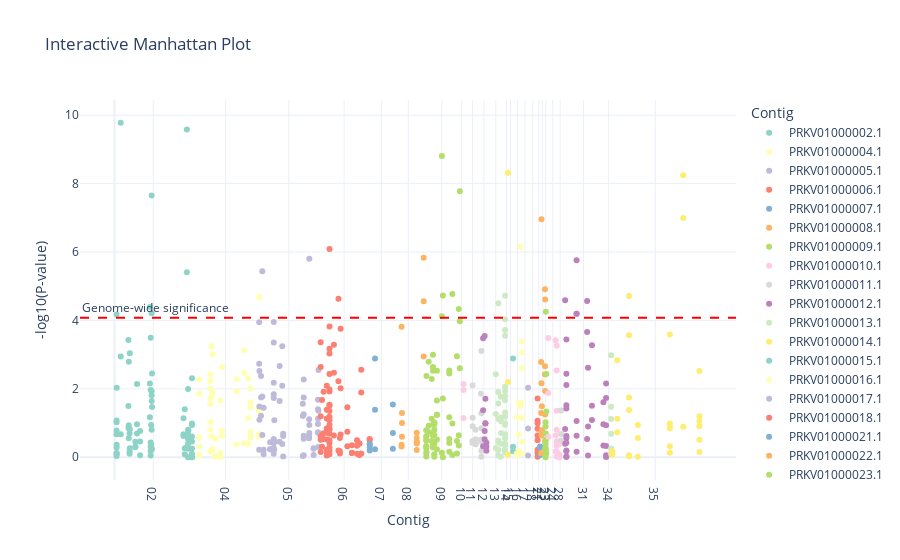

The notebook cell this image was saved under:
### Code cell
import pandas as pd
import numpy as np
import plotly.express as px
import plotly.graph_objects as go

# Assuming results_df is already defined and contains columns: contig, position, p_value, annotation
# Sort chromosomes naturally (1, 2, ..., X)
results_df['Chromosome'] = pd.Categorical(
    results_df['contig'], 
    categories=sorted(results_df['contig'].unique(), key=lambda x: (not x.isdigit(), x)),
    ordered=True
)
results_df = results_df.sort_values(['Chromosome', 'position'])

# Add a column for -log10(P-value)
results_df['-log10(P-value)'] = -np.log10(results_df['p_value'])

# Generate chromosome-specific positions
chrom_offsets = {}
cumulative_position = 0
ticks = []

for chrom in results_df['Chromosome'].cat.categories:
    chrom_data = results_df[results_df['Chromosome'] == chrom]
    chrom_offsets[chrom] = cumulative_position
    results_df.loc[results_df['Chromosome'] == chrom, 'Cumulative Position'] = (
        chrom_data['position'] + cumulative_position
    )
    ticks.append(cumulative_position + (chrom_data['position'].max() / 2))
    cumulative_position += chrom_data['position'].max()

# Create interactive scatter plot
fig = px.scatter(
    results_df,
    x='Cumulative Position',
    y='-log10(P-value)',
    color='Chromosome',
    hover_data={
        'Chromosome': True,
        'position': True,
        'p_value': True,
        'annotation_as_str': True,  # Include annotation in hover data
        'Cumulative Position': False  # Hide cumulative position from hover
    },
    title='Interactive Manhattan Plot',
    labels={'Cumulative Position': 'Chromosome', '-log10(P-value)': '-log10(P-value)'},
    color_discrete_sequence=px.colors.qualitative.Set3
)

# Add genome-wide significance threshold
significance_threshold = -np.log10(5e-2/600)
fig.add_hline(
    y=significance_threshold,
    line_dash="dash",
    line_color="red",
    annotation_text="Genome-wide significance",
    annotation_position="top left"
)


labels = [x[10:-2] for x in  results_df['Chromosome'].cat.categories]

# Customize axis
fig.update_layout(
    xaxis=dict(
        title='Contig',
        tickvals=ticks,
        ticktext=labels
    ),
    yaxis=dict(title='-log10(P-value)'),
    legend_title='Contig',
    template='plotly_white'
)

# Show the plot
fig.show()

### Figure 1 — Plotly figure (JSON) as saved in the notebook; plotly's stock layout.template omitted (floating-point values rounded to 4 significant figures; data arrays with more than 128 entries replaced by an {"elided": "..."} marker saying what was removed)
{"data": [{"customdata": {"elided": "84x4 mixed values"}, "hovertemplate": "-log10(P-value)=%{y}<br>position=%{customdata[1]}<br>p_value=%{customdata[2]}<br>annotation_as_str=%{customdata[3]}<extra></extra>", "legendgroup": "PRKV01000002.1", "marker": {"color": "rgb(141,211,199)", "symbol": "circle"}, "mode": "markers", "name": "PRKV01000002.1", "orientation": "v", "showlegend": true, "type": "scatter", "x": [13730, 13730, 13730, 13915, 13915, 13915, 13938, 13938, 13938, 14581, 14581, 14581, 42521, 42521, 42521, 95242, 95242, 95242, 97759, 97759, 97759, 103364, 103364, 103364, 104934, 104934, 104934, 143111, 143111, 143111, 154373, 154373, 154373, 175438, 175438, 175438, 242876, 242876, 242876, 248420, 248420, 248420, 248426, 248426, 248426, 251180, 251180, 251180, 254882, 254882, 254882, 254883, 254883, 254883, 257590, 257590, 257590, 473718, 473718, 473718, 482545, 482545, 482545, 496961, 496961, 496961, 504914, 504914, 504914, 505419, 505419, 505419, 507796, 507796, 507796, 531981, 531981, 531981, 531984, 531984, 531984, 532074, 532074, 532074], "xaxis": "x", "y": [0.1281, 1.025, 0.6721, 0.7825, 0.2827, 0.08559, 4.171, 0.03455, 1.073, 0.1068, 0.3684, 2.034, 9.779, 2.944, 0.6745, 0.8562, 3.426, 1.5, 0.5544, 2.79, 0.9351, 0.6946, 0.1648, 0.1021, 3.042, 0.8089, 0.2635, 0.4547, 0.2966, 0.3117, 2.143, 0.6918, 0.9617, 0.06015, 0.4642, 0.7656, 4.391, 1.17, 2.158, 1.967, 0.1859, 3.495, 0.4302, 0.05005, 0.304, 0.9427, 0.2846, 0.3666, 1.931, 4.214, 1.814, 7.65, 0.8077, 1.645, 2.449, 1.473, 0.2429, 1.139, 0.6731, 0.6245, 1.4, 0.2618, 0.09134, 9.578, 0.2931, 5.408, 0.2771, 0.39, 0.003781, 0.5299, 1.999, 0.8054, 0.2461, 0.7741, 0.6464, 0.9424, 0.0007138, 0.9864, 0.001521, 0.2549, 0.6041, 0.4644, 0.1013, 2.312], "yaxis": "y"}, {"customdata": {"elided": "51x4 mixed values"}, "hovertemplate": "-log10(P-value)=%{y}<br>position=%{customdata[1]}<br>p_value=%{customdata[2]}<br>annotation_as_str=%{customdata[3]}<extra></extra>", "legendgroup": "PRKV01000004.1", "marker": {"color": "rgb(255,255,179)", "symbol": "circle"}, "mode": "markers", "name": "PRKV01000004.1", "orientation": "v", "showlegend": true, "type": "scatter", "x": [581144, 581144, 581144, 581212, 581212, 581212, 658385, 658385, 658385, 658440, 658440, 658440, 658445, 658445, 658445, 665721, 665721, 665721, 673868, 673868, 673868, 693231, 693231, 693231, 726506, 726506, 726506, 738408, 738408, 738408, 837973, 837973, 837973, 891190, 891190, 891190, 919574, 919574, 919574, 934764, 934764, 934764, 935044, 935044, 935044, 992628, 992628, 992628, 994060, 994060, 994060], "xaxis": "x", "y": [1.862, 0.5839, 0.3156, 2.271, 0.07184, 0.04294, 2.418, 1.715, 0.1735, 2.01, 2.232, 0.1709, 0.808, 1.552, 1.032, 3.247, 1.768, 0.6092, 3.013, 1.898, 0.2328, 0.5451, 0.04359, 0.01205, 0.1265, 0.005213, 1.659, 0.7703, 0.6256, 2.639, 1.933, 2.278, 0.3704, 3.127, 0.4086, 2.461, 1.146, 0.3874, 2.307, 1.598, 1.453, 0.5682, 0.6306, 2.019, 0.7369, 0.6774, 1.455, 0.6071, 4.688, 1.343, 0.2148], "yaxis": "y"}, {"customdata": {"elided": "66x4 mixed values"}, "hovertemplate": "-log10(P-value)=%{y}<br>position=%{customdata[1]}<br>p_value=%{customdata[2]}<br>annotation_as_str=%{customdata[3]}<extra></extra>", "legendgroup": "PRKV01000005.1", "marker": {"color": "rgb(190,186,218)", "symbol": "circle"}, "mode": "markers", "name": "PRKV01000005.1", "orientation": "v", "showlegend": true, "type": "scatter", "x": [994061, 994061, 994061, 995489, 995489, 995489, 1006782, 1006782, 1006782, 1015719, 1015719, 1015719, 1024429, 1024429, 1024429, 1069448, 1069448, 1069448, 1094086, 1094086, 1094086, 1094090, 1094090, 1094090, 1094092, 1094092, 1094092, 1098151, 1098151, 1098151, 1134449, 1134449, 1134449, 1152830, 1152830, 1152830, 1159041, 1159041, 1159041, 1293772, 1293772, 1293772, 1300131, 1300131, 1300131, 1300132, 1300132, 1300132, 1337387, 1337387, 1337387, 1338684, 1338684, 1338684, 1368248, 1368248, 1368248, 1398179, 1398179, 1398179, 1398186, 1398186, 1398186, 1401623, 1401623, 1401623], "xaxis": "x", "y": [0.2221, 2.734, 3.95, 1.481, 2.523, 1.099, 2.375, 1.744, 1.214, 1.774, 0.6502, 5.44, 0.2165, 0.08663, 1.444, 0.2314, 0.2367, 0.4384, 0.271, 0.5321, 0.4082, 2.182, 1.843, 0.1049, 3.955, 1.736, 3.356, 0.2297, 0.4585, 1.08, 2.668, 1.646, 0.4502, 2.094, 0.3854, 3.244, 0.02363, 0.6215, 0.6906, 1.564, 1.207, 0.03392, 2.274, 1.75, 0.5386, 1.257, 0.06218, 0.6264, 1.115, 0.6389, 0.5543, 5.803, 0.9452, 0.7088, 0.2526, 0.06309, 0.2629, 1.405, 1.679, 0.9735, 1.128, 0.7313, 0.7184, 2.553, 1.362, 0.3023], "yaxis": "y"}, {"customdata": {"elided": "72x4 mixed values"}, "hovertemplate": "-log10(P-value)=%{y}<br>position=%{customdata[1]}<br>p_value=%{customdata[2]}<br>annotation_as_str=%{customdata[3]}<extra></extra>", "legendgroup": "PRKV01000006.1", "marker": {"color": "rgb(251,128,114)", "symbol": "circle"}, "mode": "markers", "name": "PRKV01000006.1", "orientation": "v", "showlegend": true, "type": "scatter", "x": [1416585, 1416585, 1416585, 1416600, 1416600, 1416600, 1426093, 1426093, 1426093, 1436940, 1436940, 1436940, 1458320, 1458320, 1458320, 1458449, 1458449, 1458449, 1458466, 1458466, 1458466, 1477094, 1477094, 1477094, 1477098, 1477098, 1477098, 1477120, 1477120, 1477120, 1477183, 1477183, 1477183, 1477197, 1477197, 1477197, 1477202, 1477202, 1477202, 1477269, 1477269, 1477269, 1507711, 1507711, 1507711, 1538965, 1538965, 1538965, 1548697, 1548697, 1548697, 1553814, 1553814, 1553814, 1600032, 1600032, 1600032, 1631448, 1631448, 1631448, 1666962, 1666962, 1666962, 1682488, 1682488, 1682488, 1695740, 1695740, 1695740, 1753570, 1753570, 1753570], "xaxis": "x", "y": [3.365, 1.196, 0.5129, 2.641, 0.6011, 0.1514, 1.677, 0.6591, 0.309, 0.7053, 1.916, 0.5322, 1.39, 0.8415, 0.0534, 2.089, 0.2211, 0.516, 0.146, 0.7155, 1.134, 0.1995, 0.8032, 1.924, 0.4208, 1.535, 1.084, 1.512, 0.9464, 0.687, 3.173, 1.349, 0.08653, 6.087, 1.182, 0.2864, 3.032, 1.983, 0.4981, 3.823, 2.433, 0.8367, 2.473, 3.292, 0.636, 4.633, 0.1987, 2.219, 0.1742, 0.5657, 0.1113, 2.016, 0.6638, 3.756, 0.7449, 0.3227, 1.459, 0.1358, 0.3544, 0.1229, 0.09991, 0.3343, 0.499, 0.4116, 0.06788, 0.3985, 2.559, 0.1124, 1.895, 0.5036, 0.378, 0.5326], "yaxis": "y"}, {"customdata": [["PRKV01000007.1", 375, 0.409, "sodium:alanine symporter"], ["PRKV01000007.1", 375, 0.6329, "sodium:alanine symporter"], ["PRKV01000007.1", 375, 0.4971, "sodium:alanine symporter"], ["PRKV01000007.1", 36669, 0.001305, "None"], ["PRKV01000007.1", 36669, 0.5832, "None"], ["PRKV01000007.1", 36669, 0.04053, "None"], ["PRKV01000007.1", 159287, 0.1942, "None"], ["PRKV01000007.1", 159287, 0.559, "None"], ["PRKV01000007.1", 159287, 0.02861, "None"]], "hovertemplate": "-log10(P-value)=%{y}<br>position=%{customdata[1]}<br>p_value=%{customdata[2]}<br>annotation_as_str=%{customdata[3]}<extra></extra>", "legendgroup": "PRKV01000007.1", "marker": {"color": "rgb(128,177,211)", "symbol": "circle"}, "mode": "markers", "name": "PRKV01000007.1", "orientation": "v", "showlegend": true, "type": "scatter", "x": [1753945, 1753945, 1753945, 1790239, 1790239, 1790239, 1912857, 1912857, 1912857], "xaxis": "x", "y": [0.3883, 0.1987, 0.3035, 2.884, 0.2342, 1.392, 0.7117, 0.2526, 1.544], "yaxis": "y"}, {"customdata": [["PRKV01000008.1", 59819, 0.0001528, "None"], ["PRKV01000008.1", 59819, 0.4835, "None"], ["PRKV01000008.1", 59819, 0.4318, "None"], ["PRKV01000008.1", 62602, 0.1004, "flagellar hook-associated protein FlgK"], ["PRKV01000008.1", 62602, 0.25, "flagellar hook-associated protein FlgK"], ["PRKV01000008.1", 62602, 0.05101, "flagellar hook-associated protein FlgK"], ["PRKV01000008.1", 164022, 0.3585, "None"], ["PRKV01000008.1", 164022, 0.6154, "None"], ["PRKV01000008.1", 164022, 0.1912, "None"], ["PRKV01000008.1", 164118, 0.275, "None"], ["PRKV01000008.1", 164118, 0.3564, "None"], ["PRKV01000008.1", 164118, 0.399, "None"], ["PRKV01000008.1", 211819, 2.749e-05, "serine protease"], ["PRKV01000008.1", 211819, 0.001132, "serine protease"], ["PRKV01000008.1", 211819, 1.469e-06, "serine protease"]], "hovertemplate": "-log10(P-value)=%{y}<br>position=%{customdata[1]}<br>p_value=%{customdata[2]}<br>annotation_as_str=%{customdata[3]}<extra></extra>", "legendgroup": "PRKV01000008.1", "marker": {"color": "rgb(253,180,98)", "symbol": "circle"}, "mode": "markers", "name": "PRKV01000008.1", "orientation": "v", "showlegend": true, "type": "scatter", "x": [1972676, 1972676, 1972676, 1975459, 1975459, 1975459, 2076879, 2076879, 2076879, 2076975, 2076975, 2076975, 2124676, 2124676, 2124676], "xaxis": "x", "y": [3.816, 0.3156, 0.3648, 0.9983, 0.602, 1.292, 0.4455, 0.2108, 0.7186, 0.5606, 0.4481, 0.399, 4.561, 2.946, 5.833], "yaxis": "y"}, {"customdata": {"elided": "66x4 mixed values"}, "hovertemplate": "-log10(P-value)=%{y}<br>position=%{customdata[1]}<br>p_value=%{customdata[2]}<br>annotation_as_str=%{customdata[3]}<extra></extra>", "legendgroup": "PRKV01000009.1", "marker": {"color": "rgb(179,222,105)", "symbol": "circle"}, "mode": "markers", "name": "PRKV01000009.1", "orientation": "v", "showlegend": true, "type": "scatter", "x": [2142567, 2142567, 2142567, 2142568, 2142568, 2142568, 2142569, 2142569, 2142569, 2143618, 2143618, 2143618, 2158972, 2158972, 2158972, 2179982, 2179982, 2179982, 2188352, 2188352, 2188352, 2188353, 2188353, 2188353, 2188354, 2188354, 2188354, 2197686, 2197686, 2197686, 2197687, 2197687, 2197687, 2197694, 2197694, 2197694, 2215595, 2215595, 2215595, 2215596, 2215596, 2215596, 2249627, 2249627, 2249627, 2256754, 2256754, 2256754, 2300532, 2300532, 2300532, 2300583, 2300583, 2300583, 2321724, 2321724, 2321724, 2353292, 2353292, 2353292, 2365856, 2365856, 2365856, 2372973, 2372973, 2372973], "xaxis": "x", "y": [0.7907, 0.306, 0.5195, 0.612, 0.02344, 0.1216, 0.3281, 0.482, 0.2629, 2.374, 0.1549, 0.6176, 0.7403, 0.9219, 2.795, 1.125, 0.4783, 2.286, 2.996, 0.9591, 2.637, 0.6396, 0.2846, 0.3913, 2.529, 0.3417, 0.7035, 0.01706, 0.8028, 0.3954, 0.08952, 0.6528, 0.9636, 1.016, 0.4475, 0.9969, 2.531, 1.661, 0.2382, 1.24, 1.245, 0.5162, 8.806, 0.1342, 4.12, 4.731, 0.001149, 1.721, 2.447, 0.1636, 0.4141, 2.538, 0.5317, 1.174, 4.771, 0.9875, 0.0634, 2.952, 0.4765, 0.109, 0.3452, 4.334, 0.6451, 2.603, 3.979, 7.774], "yaxis": "y"}, {"customdata": [["PRKV01000010.1", 25397, 0.007257, "methyl-accepting chemotaxis protein"], ["PRKV01000010.1", 25397, 0.07119, "methyl-accepting chemotaxis protein"], ["PRKV01000010.1", 25397, 0.01081, "methyl-accepting chemotaxis protein"]], "hovertemplate": "-log10(P-value)=%{y}<br>position=%{customdata[1]}<br>p_value=%{customdata[2]}<br>annotation_as_str=%{customdata[3]}<extra></extra>", "legendgroup": "PRKV01000010.1", "marker": {"color": "rgb(252,205,229)", "symbol": "circle"}, "mode": "markers", "name": "PRKV01000010.1", "orientation": "v", "showlegend": true, "type": "scatter", "x": [2398370, 2398370, 2398370], "xaxis": "x", "y": [2.139, 1.148, 1.966], "yaxis": "y"}, {"customdata": [["PRKV01000011.1", 62510, 0.07011, "None"], ["PRKV01000011.1", 62510, 0.007902, "None"], ["PRKV01000011.1", 62510, 0.3819, "None"], ["PRKV01000011.1", 62557, 0.335, "None"], ["PRKV01000011.1", 62557, 0.1248, "None"], ["PRKV01000011.1", 62557, 0.3391, "None"], ["PRKV01000011.1", 82717, 0.4182, "None"], ["PRKV01000011.1", 82717, 0.2986, "None"], ["PRKV01000011.1", 82717, 0.1561, "None"], ["PRKV01000011.1", 119705, 0.3031, "sugar diacid utilization regulator"], ["PRKV01000011.1", 119705, 0.01393, "sugar diacid utilization regulator"], ["PRKV01000011.1", 119705, 0.3373, "sugar diacid utilization regulator"], ["PRKV01000011.1", 122777, 0.3117, "None"], ["PRKV01000011.1", 122777, 0.1423, "None"], ["PRKV01000011.1", 122777, 0.6397, "None"], ["PRKV01000011.1", 122778, 0.9717, "None"], ["PRKV01000011.1", 122778, 0.05176, "None"], ["PRKV01000011.1", 122778, 0.0007874, "None"]], "hovertemplate": "-log10(P-value)=%{y}<br>position=%{customdata[1]}<br>p_value=%{customdata[2]}<br>annotation_as_str=%{customdata[3]}<extra></extra>", "legendgroup": "PRKV01000011.1", "marker": {"color": "rgb(217,217,217)", "symbol": "circle"}, "mode": "markers", "name": "PRKV01000011.1", "orientation": "v", "showlegend": true, "type": "scatter", "x": [2460880, 2460880, 2460880, 2460927, 2460927, 2460927, 2481087, 2481087, 2481087, 2518075, 2518075, 2518075, 2521147, 2521147, 2521147, 2521148, 2521148, 2521148], "xaxis": "x", "y": [1.154, 2.102, 0.418, 0.475, 0.9036, 0.4697, 0.3786, 0.525, 0.8066, 0.5185, 1.856, 0.472, 0.5063, 0.8469, 0.1941, 0.01247, 1.286, 3.104], "yaxis": "y"}, {"customdata": [["PRKV01000012.1", 11994, 0.4793, "None"], ["PRKV01000012.1", 11994, 0.0003312, "None"], ["PRKV01000012.1", 11994, 0.04223, "None"], ["PRKV01000012.1", 22600, 0.0002859, "None"], ["PRKV01000012.1", 22600, 0.171, "None"], ["PRKV01000012.1", 22600, 0.2985, "None"], ["PRKV01000012.1", 27754, 0.0195, "YjcZ family sporulation protein"], ["PRKV01000012.1", 27754, 0.1021, "YjcZ family sporulation protein"], ["PRKV01000012.1", 27754, 0.1038, "YjcZ family sporulation protein"], ["PRKV01000012.1", 34678, 0.646, "None"], ["PRKV01000012.1", 34678, 0.4874, "None"], ["PRKV01000012.1", 34678, 0.3778, "None"]], "hovertemplate": "-log10(P-value)=%{y}<br>position=%{customdata[1]}<br>p_value=%{customdata[2]}<br>annotation_as_str=%{customdata[3]}<extra></extra>", "legendgroup": "PRKV01000012.1", "marker": {"color": "rgb(188,128,189)", "symbol": "circle"}, "mode": "markers", "name": "PRKV01000012.1", "orientation": "v", "showlegend": true, "type": "scatter", "x": [2533142, 2533142, 2533142, 2543748, 2543748, 2543748, 2548902, 2548902, 2548902, 2555826, 2555826, 2555826], "xaxis": "x", "y": [0.3194, 3.48, 1.374, 3.544, 0.7669, 0.525, 1.71, 0.9911, 0.9838, 0.1898, 0.3121, 0.4227], "yaxis": "y"}, {"customdata": {"elided": "39x4 mixed values"}, "hovertemplate": "-log10(P-value)=%{y}<br>position=%{customdata[1]}<br>p_value=%{customdata[2]}<br>annotation_as_str=%{customdata[3]}<extra></extra>", "legendgroup": "PRKV01000013.1", "marker": {"color": "rgb(204,235,197)", "symbol": "circle"}, "mode": "markers", "name": "PRKV01000013.1", "orientation": "v", "showlegend": true, "type": "scatter", "x": [2620498, 2620498, 2620498, 2636831, 2636831, 2636831, 2637021, 2637021, 2637021, 2637037, 2637037, 2637037, 2654580, 2654580, 2654580, 2656801, 2656801, 2656801, 2683960, 2683960, 2683960, 2683998, 2683998, 2683998, 2684092, 2684092, 2684092, 2684101, 2684101, 2684101, 2684262, 2684262, 2684262, 2684269, 2684269, 2684269, 2684272, 2684272, 2684272], "xaxis": "x", "y": [2.426, 1.264, 0.2728, 0.4883, 0.4444, 1.908, 0.2104, 4.506, 1.57, 0.04924, 1.121, 0.2161, 0.397, 1.769, 0.01777, 0.7111, 1.049, 1.165, 0.9429, 0.2173, 0.3426, 2.063, 4.721, 0.4054, 0.9922, 0.2003, 1.798, 4.035, 3.718, 0.1836, 0.67, 1.306, 0.6621, 3.549, 1.935, 0.1496, 1.186, 1.67, 0.5588], "yaxis": "y"}, {"customdata": [["PRKV01000014.1", 19526, 4.852e-09, "None"], ["PRKV01000014.1", 19526, 0.8403, "None"], ["PRKV01000014.1", 19526, 0.006263, "None"]], "hovertemplate": "-log10(P-value)=%{y}<br>position=%{customdata[1]}<br>p_value=%{customdata[2]}<br>annotation_as_str=%{customdata[3]}<extra></extra>", "legendgroup": "PRKV01000014.1", "marker": {"color": "rgb(255,237,111)", "symbol": "circle"}, "mode": "markers", "name": "PRKV01000014.1", "orientation": "v", "showlegend": true, "type": "scatter", "x": [2703798, 2703798, 2703798], "xaxis": "x", "y": [8.314, 0.07554, 2.203], "yaxis": "y"}, {"customdata": [["PRKV01000015.1", 34717, 0.6667, "None"], ["PRKV01000015.1", 34717, 0.4894, "None"], ["PRKV01000015.1", 34717, 0.001294, "None"]], "hovertemplate": "-log10(P-value)=%{y}<br>position=%{customdata[1]}<br>p_value=%{customdata[2]}<br>annotation_as_str=%{customdata[3]}<extra></extra>", "legendgroup": "PRKV01000015.1", "marker": {"color": "rgb(141,211,199)", "symbol": "circle"}, "mode": "markers", "name": "PRKV01000015.1", "orientation": "v", "showlegend": true, "type": "scatter", "x": [2738515, 2738515, 2738515], "xaxis": "x", "y": [0.1761, 0.3103, 2.888], "yaxis": "y"}, {"customdata": [["PRKV01000016.1", 25608, 0.788, "None"], ["PRKV01000016.1", 25608, 0.8861, "None"], ["PRKV01000016.1", 25608, 0.06777, "None"], ["PRKV01000016.1", 40235, 0.2181, "None"], ["PRKV01000016.1", 40235, 0.02558, "None"], ["PRKV01000016.1", 40235, 0.655, "None"], ["PRKV01000016.1", 51471, 0.03242, "None"], ["PRKV01000016.1", 51471, 0.02569, "None"], ["PRKV01000016.1", 51471, 7.011e-07, "None"], ["PRKV01000016.1", 62174, 0.7698, "None"], ["PRKV01000016.1", 62174, 0.002456, "None"], ["PRKV01000016.1", 62174, 0.0008632, "None"], ["PRKV01000016.1", 62175, 0.0004169, "None"], ["PRKV01000016.1", 62175, 0.06954, "None"], ["PRKV01000016.1", 62175, 0.358, "None"]], "hovertemplate": "-log10(P-value)=%{y}<br>position=%{customdata[1]}<br>p_value=%{customdata[2]}<br>annotation_as_str=%{customdata[3]}<extra></extra>", "legendgroup": "PRKV01000016.1", "marker": {"color": "rgb(255,255,179)", "symbol": "circle"}, "mode": "markers", "name": "PRKV01000016.1", "orientation": "v", "showlegend": true, "type": "scatter", "x": [2764123, 2764123, 2764123, 2778750, 2778750, 2778750, 2789986, 2789986, 2789986, 2800689, 2800689, 2800689, 2800690, 2800690, 2800690], "xaxis": "x", "y": [0.1035, 0.05252, 1.169, 0.6614, 1.592, 0.1837, 1.489, 1.59, 6.154, 0.1136, 2.61, 3.064, 3.38, 1.158, 0.4461], "yaxis": "y"}, {"customdata": [["PRKV01000017.1", 41262, 0.009243, "None"], ["PRKV01000017.1", 41262, 0.8881, "None"], ["PRKV01000017.1", 41262, 0.1442, "None"]], "hovertemplate": "-log10(P-value)=%{y}<br>position=%{customdata[1]}<br>p_value=%{customdata[2]}<br>annotation_as_str=%{customdata[3]}<extra></extra>", "legendgroup": "PRKV01000017.1", "marker": {"color": "rgb(190,186,218)", "symbol": "circle"}, "mode": "markers", "name": "PRKV01000017.1", "orientation": "v", "showlegend": true, "type": "scatter", "x": [2841952, 2841952, 2841952], "xaxis": "x", "y": [2.034, 0.05156, 0.8412], "yaxis": "y"}, {"customdata": [["PRKV01000018.1", 65564, 0.2307, "hypothetical protein"], ["PRKV01000018.1", 65564, 0.9693, "hypothetical protein"], ["PRKV01000018.1", 65564, 0.1473, "hypothetical protein"], ["PRKV01000018.1", 65567, 0.3195, "hypothetical protein"], ["PRKV01000018.1", 65567, 0.6066, "hypothetical protein"], ["PRKV01000018.1", 65567, 0.102, "hypothetical protein"], ["PRKV01000018.1", 65587, 0.08498, "hypothetical protein"], ["PRKV01000018.1", 65587, 0.7432, "hypothetical protein"], ["PRKV01000018.1", 65587, 0.01912, "hypothetical protein"]], "hovertemplate": "-log10(P-value)=%{y}<br>position=%{customdata[1]}<br>p_value=%{customdata[2]}<br>annotation_as_str=%{customdata[3]}<extra></extra>", "legendgroup": "PRKV01000018.1", "marker": {"color": "rgb(251,128,114)", "symbol": "circle"}, "mode": "markers", "name": "PRKV01000018.1", "orientation": "v", "showlegend": true, "type": "scatter", "x": [2907516, 2907516, 2907516, 2907519, 2907519, 2907519, 2907539, 2907539, 2907539], "xaxis": "x", "y": [0.6369, 0.01353, 0.8317, 0.4955, 0.2171, 0.9912, 1.071, 0.1289, 1.719], "yaxis": "y"}, {"customdata": [["PRKV01000021.1", 17416, 0.4834, "None"], ["PRKV01000021.1", 17416, 0.516, "None"], ["PRKV01000021.1", 17416, 0.858, "None"]], "hovertemplate": "-log10(P-value)=%{y}<br>position=%{customdata[1]}<br>p_value=%{customdata[2]}<br>annotation_as_str=%{customdata[3]}<extra></extra>", "legendgroup": "PRKV01000021.1", "marker": {"color": "rgb(128,177,211)", "symbol": "circle"}, "mode": "markers", "name": "PRKV01000021.1", "orientation": "v", "showlegend": true, "type": "scatter", "x": [2924955, 2924955, 2924955], "xaxis": "x", "y": [0.3157, 0.2874, 0.06649], "yaxis": "y"}, {"customdata": [["PRKV01000022.1", 7118, 0.001649, "None"], ["PRKV01000022.1", 7118, 0.7649, "None"], ["PRKV01000022.1", 7118, 0.05065, "None"], ["PRKV01000022.1", 9344, 1.098e-07, "None"], ["PRKV01000022.1", 9344, 0.2328, "None"], ["PRKV01000022.1", 9344, 0.006839, "None"], ["PRKV01000022.1", 12174, 0.1612, "None"], ["PRKV01000022.1", 12174, 0.1812, "None"], ["PRKV01000022.1", 12174, 0.03221, "None"], ["PRKV01000022.1", 33451, 0.003823, "hypothetical protein"], ["PRKV01000022.1", 33451, 0.002184, "hypothetical protein"], ["PRKV01000022.1", 33451, 1.226e-05, "hypothetical protein"], ["PRKV01000022.1", 34387, 0.6492, "None"], ["PRKV01000022.1", 34387, 0.3457, "None"], ["PRKV01000022.1", 34387, 0.5809, "None"], ["PRKV01000022.1", 34487, 0.05611, "None"], ["PRKV01000022.1", 34487, 2.425e-05, "None"], ["PRKV01000022.1", 34487, 0.01154, "None"]], "hovertemplate": "-log10(P-value)=%{y}<br>position=%{customdata[1]}<br>p_value=%{customdata[2]}<br>annotation_as_str=%{customdata[3]}<extra></extra>", "legendgroup": "PRKV01000022.1", "marker": {"color": "rgb(253,180,98)", "symbol": "circle"}, "mode": "markers", "name": "PRKV01000022.1", "orientation": "v", "showlegend": true, "type": "scatter", "x": [2932073, 2932073, 2932073, 2934299, 2934299, 2934299, 2937129, 2937129, 2937129, 2958406, 2958406, 2958406, 2959342, 2959342, 2959342, 2959442, 2959442, 2959442], "xaxis": "x", "y": [2.783, 0.1164, 1.295, 6.96, 0.6329, 2.165, 0.7926, 0.7418, 1.492, 2.418, 2.661, 4.911, 0.1876, 0.4613, 0.2359, 1.251, 4.615, 1.938], "yaxis": "y"}, {"customdata": [["PRKV01000023.1", 2787, 0.4039, "None"], ["PRKV01000023.1", 2787, 0.9948, "None"], ["PRKV01000023.1", 2787, 0.6037, "None"], ["PRKV01000023.1", 2907, 0.6025, "None"], ["PRKV01000023.1", 2907, 0.09406, "None"], ["PRKV01000023.1", 2907, 0.3146, "None"], ["PRKV01000023.1", 2915, 0.5101, "None"], ["PRKV01000023.1", 2915, 0.7116, "None"], ["PRKV01000023.1", 2915, 0.1257, "None"], ["PRKV01000023.1", 4649, 5.56e-05, "None"], ["PRKV01000023.1", 4649, 0.3016, "None"], ["PRKV01000023.1", 4649, 0.2028, "None"], ["PRKV01000023.1", 7784, 0.7714, "None"], ["PRKV01000023.1", 7784, 0.003671, "None"], ["PRKV01000023.1", 7784, 0.04574, "None"]], "hovertemplate": "-log10(P-value)=%{y}<br>position=%{customdata[1]}<br>p_value=%{customdata[2]}<br>annotation_as_str=%{customdata[3]}<extra></extra>", "legendgroup": "PRKV01000023.1", "marker": {"color": "rgb(179,222,105)", "symbol": "circle"}, "mode": "markers", "name": "PRKV01000023.1", "orientation": "v", "showlegend": true, "type": "scatter", "x": [2962229, 2962229, 2962229, 2962349, 2962349, 2962349, 2962357, 2962357, 2962357, 2964091, 2964091, 2964091, 2967226, 2967226, 2967226], "xaxis": "x", "y": [0.3937, 0.002243, 0.2192, 0.2201, 1.027, 0.5023, 0.2924, 0.1478, 0.9005, 4.255, 0.5206, 0.693, 0.1127, 2.435, 1.34], "yaxis": "y"}, {"customdata": [["PRKV01000024.1", 14584, 0.2513, "None"], ["PRKV01000024.1", 14584, 0.0132, "None"], ["PRKV01000024.1", 14584, 0.0003282, "None"], ["PRKV01000024.1", 64744, 0.6762, "None"], ["PRKV01000024.1", 64744, 0.2305, "None"], ["PRKV01000024.1", 64744, 0.0003825, "None"], ["PRKV01000024.1", 71613, 0.3738, "None"], ["PRKV01000024.1", 71613, 0.4682, "None"], ["PRKV01000024.1", 71613, 0.9428, "None"], ["PRKV01000024.1", 71711, 0.3419, "None"], ["PRKV01000024.1", 71711, 0.04336, "None"], ["PRKV01000024.1", 71711, 0.1572, "None"], ["PRKV01000024.1", 71766, 0.0005455, "None"], ["PRKV01000024.1", 71766, 0.6948, "None"], ["PRKV01000024.1", 71766, 0.002899, "None"], ["PRKV01000024.1", 89343, 0.4124, "None"], ["PRKV01000024.1", 89343, 0.8276, "None"], ["PRKV01000024.1", 89343, 0.9959, "None"]], "hovertemplate": "-log10(P-value)=%{y}<br>position=%{customdata[1]}<br>p_value=%{customdata[2]}<br>annotation_as_str=%{customdata[3]}<extra></extra>", "legendgroup": "PRKV01000024.1", "marker": {"color": "rgb(252,205,229)", "symbol": "circle"}, "mode": "markers", "name": "PRKV01000024.1", "orientation": "v", "showlegend": true, "type": "scatter", "x": [2981810, 2981810, 2981810, 3031970, 3031970, 3031970, 3038839, 3038839, 3038839, 3038937, 3038937, 3038937, 3038992, 3038992, 3038992, 3056569, 3056569, 3056569], "xaxis": "x", "y": [0.5997, 1.879, 3.484, 0.1699, 0.6373, 3.417, 0.4274, 0.3296, 0.02556, 0.4661, 1.363, 0.8037, 3.263, 0.1581, 2.538, 0.3847, 0.0822, 0.001778], "yaxis": "y"}, {"customdata": [["PRKV01000028.1", 12273, 0.2075, "None"], ["PRKV01000028.1", 12273, 0.3219, "None"], ["PRKV01000028.1", 12273, 0.04289, "None"]], "hovertemplate": "-log10(P-value)=%{y}<br>position=%{customdata[1]}<br>p_value=%{customdata[2]}<br>annotation_as_str=%{customdata[3]}<extra></extra>", "legendgroup": "PRKV01000028.1", "marker": {"color": "rgb(217,217,217)", "symbol": "circle"}, "mode": "markers", "name": "PRKV01000028.1", "orientation": "v", "showlegend": true, "type": "scatter", "x": [3068842, 3068842, 3068842], "xaxis": "x", "y": [0.6829, 0.4922, 1.368], "yaxis": "y"}, {"customdata": {"elided": "39x4 mixed values"}, "hovertemplate": "-log10(P-value)=%{y}<br>position=%{customdata[1]}<br>p_value=%{customdata[2]}<br>annotation_as_str=%{customdata[3]}<extra></extra>", "legendgroup": "PRKV01000031.1", "marker": {"color": "rgb(188,128,189)", "symbol": "circle"}, "mode": "markers", "name": "PRKV01000031.1", "orientation": "v", "showlegend": true, "type": "scatter", "x": [3096874, 3096874, 3096874, 3105468, 3105468, 3105468, 3105489, 3105489, 3105489, 3105490, 3105490, 3105490, 3105493, 3105493, 3105493, 3175531, 3175531, 3175531, 3175532, 3175532, 3175532, 3247854, 3247854, 3247854, 3254355, 3254355, 3254355, 3281140, 3281140, 3281140, 3359892, 3359892, 3359892, 3378419, 3378419, 3378419, 3378421, 3378421, 3378421], "xaxis": "x", "y": [4.593, 0.8271, 0.3926, 2.442, 0.1791, 2.111, 0.2002, 0.01407, 1.524, 0.01327, 3.445, 0.62, 0.5647, 0.4261, 1.427, 0.6281, 4.194, 4.195, 5.762, 1.061, 0.16, 0.5355, 3.661, 4.57, 2.617, 0.9013, 0.05527, 1.504, 3.277, 1.088, 0.9649, 0.3427, 1.607, 0.9369, 0.005545, 2.159, 1.734, 0.05708, 0.3286], "yaxis": "y"}, {"customdata": [["PRKV01000034.1", 34654, 0.207, "flagellar hook-length control protein FliK"], ["PRKV01000034.1", 34654, 0.03362, "flagellar hook-length control protein FliK"], ["PRKV01000034.1", 34654, 0.07666, "flagellar hook-length control protein FliK"], ["PRKV01000034.1", 34656, 0.001039, "flagellar hook-length control protein FliK"], ["PRKV01000034.1", 34656, 0.5562, "flagellar hook-length control protein FliK"], ["PRKV01000034.1", 34656, 0.8215, "flagellar hook-length control protein FliK"]], "hovertemplate": "-log10(P-value)=%{y}<br>position=%{customdata[1]}<br>p_value=%{customdata[2]}<br>annotation_as_str=%{customdata[3]}<extra></extra>", "legendgroup": "PRKV01000034.1", "marker": {"color": "rgb(204,235,197)", "symbol": "circle"}, "mode": "markers", "name": "PRKV01000034.1", "orientation": "v", "showlegend": true, "type": "scatter", "x": [3413075, 3413075, 3413075, 3413077, 3413077, 3413077], "xaxis": "x", "y": [0.6841, 1.473, 1.115, 2.983, 0.2548, 0.0854], "yaxis": "y"}, {"customdata": [["PRKV01000035.1", 7879, 0.6575, "1%2C4-alpha-glucan branching enzyme"], ["PRKV01000035.1", 7879, 0.8473, "1%2C4-alpha-glucan branching enzyme"], ["PRKV01000035.1", 7879, 0.8058, "1%2C4-alpha-glucan branching enzyme"], ["PRKV01000035.1", 41980, 0.001456, "None"], ["PRKV01000035.1", 41980, 0.1857, "None"], ["PRKV01000035.1", 41980, 0.07468, "None"], ["PRKV01000035.1", 123040, 1.942e-05, "None"], ["PRKV01000035.1", 123040, 0.01804, "None"], ["PRKV01000035.1", 123040, 0.873, "None"], ["PRKV01000035.1", 123042, 0.0002694, "None"], ["PRKV01000035.1", 123042, 0.04153, "None"], ["PRKV01000035.1", 123042, 0.9272, "None"], ["PRKV01000035.1", 183446, 0.9587, "None"], ["PRKV01000035.1", 183446, 0.1147, "None"], ["PRKV01000035.1", 183446, 0.273, "None"], ["PRKV01000035.1", 403806, 0.4795, "None"], ["PRKV01000035.1", 403806, 0.1037, "None"], ["PRKV01000035.1", 403806, 0.7335, "None"], ["PRKV01000035.1", 403807, 0.1124, "None"], ["PRKV01000035.1", 403807, 0.0002562, "None"], ["PRKV01000035.1", 403807, 0.1418, "None"], ["PRKV01000035.1", 495534, 1.008e-07, "None"], ["PRKV01000035.1", 495534, 0.1281, "None"], ["PRKV01000035.1", 495534, 5.71e-09, "None"], ["PRKV01000035.1", 606980, 0.3092, "penicillin-binding protein"], ["PRKV01000035.1", 606980, 0.7064, "penicillin-binding protein"], ["PRKV01000035.1", 606980, 0.1235, "penicillin-binding protein"], ["PRKV01000035.1", 606983, 0.08768, "penicillin-binding protein"], ["PRKV01000035.1", 606983, 0.06295, "penicillin-binding protein"], ["PRKV01000035.1", 606983, 0.003015, "penicillin-binding protein"]], "hovertemplate": "-log10(P-value)=%{y}<br>position=%{customdata[1]}<br>p_value=%{customdata[2]}<br>annotation_as_str=%{customdata[3]}<extra></extra>", "legendgroup": "PRKV01000035.1", "marker": {"color": "rgb(255,237,111)", "symbol": "circle"}, "mode": "markers", "name": "PRKV01000035.1", "orientation": "v", "showlegend": true, "type": "scatter", "x": [3420956, 3420956, 3420956, 3455057, 3455057, 3455057, 3536117, 3536117, 3536117, 3536119, 3536119, 3536119, 3596523, 3596523, 3596523, 3816883, 3816883, 3816883, 3816884, 3816884, 3816884, 3908611, 3908611, 3908611, 4020057, 4020057, 4020057, 4020060, 4020060, 4020060], "xaxis": "x", "y": [0.1821, 0.07197, 0.09379, 2.837, 0.7311, 1.127, 4.712, 1.744, 0.05898, 3.57, 1.382, 0.03283, 0.01834, 0.9405, 0.5638, 0.3192, 0.9843, 0.1346, 0.9493, 3.591, 0.8485, 6.997, 0.8926, 8.243, 0.5097, 0.151, 0.9082, 1.057, 1.201, 2.521], "yaxis": "y"}], "layout": {"annotations": [{"showarrow": false, "text": "Genome-wide significance", "x": 0, "xanchor": "left", "xref": "x domain", "y": 4.079, "yanchor": "bottom", "yref": "y"}], "legend": {"title": {"text": "Contig"}, "tracegroupgap": 0}, "shapes": [{"line": {"color": "red", "dash": "dash"}, "type": "line", "x0": 0, "x1": 1, "xref": "x domain", "y0": 4.079, "y1": 4.079, "yref": "y"}], "title": {"text": "Interactive Manhattan Plot"}, "xaxis": {"anchor": "y", "domain": [0, 1], "ticktext": ["02", "04", "05", "06", "07", "08", "09", "10", "11", "12", "13", "14", "15", "16", "17", "18", "21", "22", "23", "24", "28", "31", "34", "35"], "tickvals": [266037, 763067, 1198000.0, 1578000.0, 1833000.0, 2019000.0, 2249000.0, 2386000.0, 2459759, 2538487, 2620049, 2694035, 2721000.0, 2770000.0, 2821321, 2875000.0, 2916247, 2942000.0, 2963334, 3012000.0, 3063000.0, 3224000.0, 3395749, 3717000.0], "title": {"text": "Contig"}}, "yaxis": {"anchor": "x", "domain": [0, 1], "title": {"text": "-log10(P-value)"}}}}
